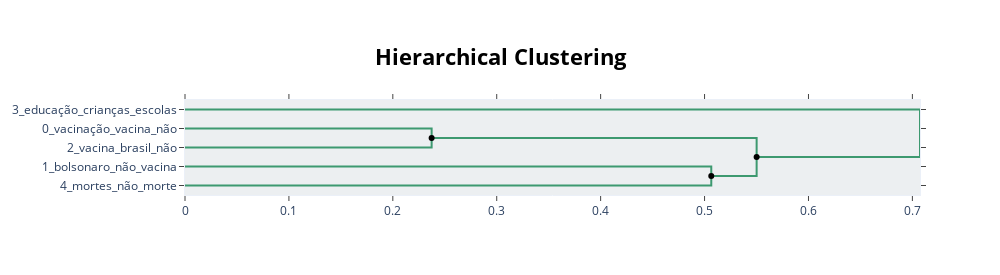

The notebook cell this image was saved under:
### Code cell
hierarchical_topics = topic_model.hierarchical_topics(list_text)
topic_model.visualize_hierarchy(hierarchical_topics=hierarchical_topics)

### Figure 1 — Plotly figure (JSON) as saved in the notebook; plotly's stock layout.template omitted (floating-point values rounded to 4 significant figures)
{"data": [{"hoverinfo": "text", "marker": {"color": "rgb(61,153,112)"}, "mode": "lines", "text": ["vacinação_vacina_não_anos_dose", "", "", "vacina_brasil_não_coronavac_doses"], "type": "scatter", "x": [0, 0.2373, 0.2373, 0], "xaxis": "x", "y": [-15, -15, -25, -25], "yaxis": "y"}, {"hoverinfo": "text", "marker": {"color": "rgb(61,153,112)"}, "mode": "lines", "text": ["bolsonaro_não_vacina_governo_vacinas", "", "", "mortes_não_morte_mil_hospital"], "type": "scatter", "x": [0, 0.5065, 0.5065, 0], "xaxis": "x", "y": [-35, -35, -45, -45], "yaxis": "y"}, {"hoverinfo": "text", "marker": {"color": "rgb(61,153,112)"}, "mode": "lines", "text": ["co_vacinação_vacina_covid_não", "", "", "co_bolsonaro_não_vacina_governo"], "type": "scatter", "x": [0.2373, 0.5501, 0.5501, 0.5065], "xaxis": "x", "y": [-20, -20, -40, -40], "yaxis": "y"}, {"hoverinfo": "text", "marker": {"color": "rgb(61,153,112)"}, "mode": "lines", "text": ["educação_crianças_escolas_professores_aulas", "", "", "co_vacina_vacinação_não_covid"], "type": "scatter", "x": [0, 0.7073, 0.7073, 0.5501], "xaxis": "x", "y": [-5, -5, -30, -30], "yaxis": "y"}, {"hoverinfo": "text", "hovertext": ["co_vacinação_vacina_covid_não"], "marker": {"color": "black"}, "mode": "markers", "showlegend": false, "type": "scatter", "x": [0.2373], "y": [-20]}, {"hoverinfo": "text", "hovertext": ["co_bolsonaro_não_vacina_governo", "co_vacina_vacinação_não_covid"], "marker": {"color": "black"}, "mode": "markers", "showlegend": false, "type": "scatter", "x": [0.5065, 0.5501], "y": [-40, -30]}], "layout": {"autosize": false, "height": 275, "hoverlabel": {"bgcolor": "white", "font": {"family": "Rockwell", "size": 16}}, "hovermode": "closest", "plot_bgcolor": "#ECEFF1", "showlegend": false, "title": {"font": {"color": "Black", "size": 22}, "text": "<b>Hierarchical Clustering</b>", "x": 0.5, "xanchor": "center", "yanchor": "top"}, "width": 1000, "xaxis": {"mirror": "allticks", "rangemode": "tozero", "showgrid": false, "showline": true, "showticklabels": true, "ticks": "outside", "type": "linear", "zeroline": false}, "yaxis": {"mirror": "allticks", "range": [-50, 0], "rangemode": "tozero", "showgrid": false, "showline": true, "showticklabels": true, "tickmode": "array", "ticks": "outside", "ticktext": ["3_educação_crianças_escolas", "0_vacinação_vacina_não", "2_vacina_brasil_não", "1_bolsonaro_não_vacina", "4_mortes_não_morte"], "tickvals": [-5, -15, -25, -35, -45], "type": "linear", "zeroline": false}}}
